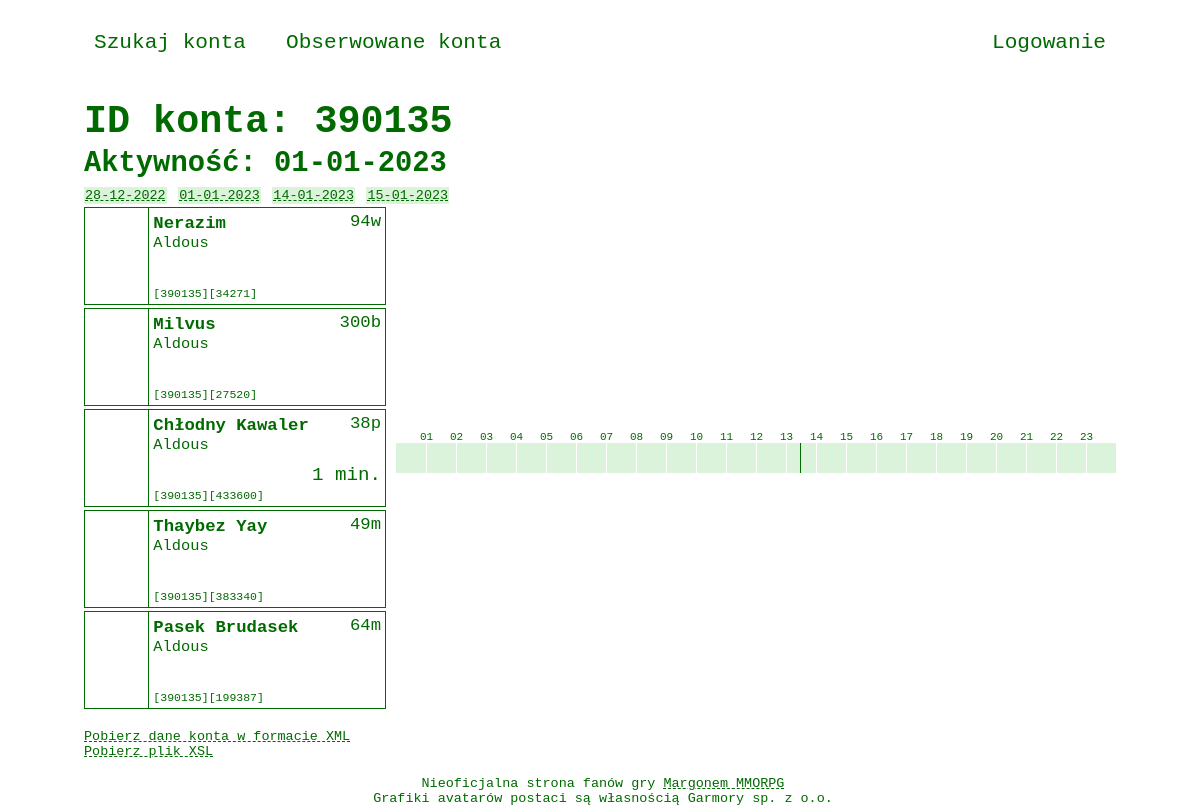
Screenshot of /stats/390135/2023-01-01 with the database file from the repository.
### stats/models.py (models this page shows, shortened)
class Account(models.Model):
    aid = models.IntegerField(primary_key=True)

class Character(models.Model):
    class Profession(models.TextChoices):
        WARRIOR = 'w'
        MAGE = 'm'
        HUNTER = 'h'
        TRACKER = 't'
        PALADIN = 'p'
        BLADE_DANCER = 'b'
    account = models.ForeignKey(Account, on_delete=models.CASCADE)
    cid = models.IntegerField()
    world = models.CharField(max_length=10)
    nick = models.CharField(max_length=40, blank=True)
    lvl = models.SmallIntegerField(blank=True, null=True)
    prof = models.CharField(max_length=1, choices=Profession.choices, default=Profession.WARRIOR)
    avatar_url = models.CharField(max_length=200, blank=True)
    @property
    def nick_or_null(self) -> str:
        return "????" if len(self.nick) == 0 else self.nick
    @property
    def lvl_prof_or_null(self) -> str:
        return "??" if self.lvl is None else f"{self.lvl}{self.prof}"

class Activity(models.Model):
    character = models.ForeignKey(Character, on_delete=models.CASCADE)
    date = models.DateField(auto_now_add=True)
    activity = models.BinaryField(max_length=180, default=activity_default)  # 60 * 24 / 8
    @property
    def total_minutes(self) -> int:
        return self.__bits_unpacked.sum()
    @property
    def activity_time(self) -> str:
        total_minutes = self.total_minutes
        hours = int(total_minutes // 60)
        minutes = int(total_minutes % 60)
        str_ = f"{minutes} min."
        if hours > 0:
            str_ = f"{hours} godz. " + str_
        return str_
    @property
    def activity_plot(self):
        plot_width = 720
        bits = self.__bits_unpacked
        start_end_list = self.__get_start_end_list(bits)
        div_list = []
        for i in range(60, 1440, 60):
            left = round(i * plot_width / 1440, 4) + 10
            div_line = f"""<div class="activity-plot-hour-line" style="left: {left}px;"></div>"""
            div_list.append(div_line)
            hour = f"{i // 60:02d}"
            div_hour = f"""<div class="activity-plot-hour" style="left: {left - 6}px;">{hour}</div>"""
            div_list.append(div_hour)
        for (start, end) in start_end_list:
            left = round(start * plot_width / 1440, 4) + 10
            width = round((end - start) * plot_width / 1440, 4)
            div = f"""<div class="activity-plot-line" style="left: {left}px; width: {width}px;"></div>"""
            div_list.append(div)
        return "\n".join(div_list)
    @property
    def __bits_unpacked(self) -> np.ndarray:
        return np.unpackbits(np.asarray(bytearray(self.activity)))
    @staticmethod
    def __get_start_end_list(bits: np.ndarray) -> List[Tuple[int, int]]:
        start_end_list = []
        start = None
        for i in range(0, len(bits)):
            if bits[i] == 1 and start is None:
                start = i
            if bits[i] == 0 and start is not None:
                start_end_list.append((start, i))
                start = None
        if start is not None:
            start_end_list.append((start, len(bits)))
        return start_end_list

### stats/views.py (the view, shortened to what this page needs)
# urls.py: path('<int:aid>/<date:activity_date>', views.DetailView.as_view(), name='detail'),
class DetailView(View):
    http_method_names = ['get']
    def get(self, request, aid: int, activity_date: date):
        try:
            account = Account.objects.get(pk=aid)
        except Account.DoesNotExist:
            request.session['account_not_exists'] = {'aid': aid, 'activity_date': activity_date.strftime("%Y-%m-%d")}
            return redirect('stats:index')
        unauthenticated_follow_attempt = self.handle_follow(request, account)
        real_activity_date, character_activity_list = self.get_activity(request, account, activity_date)
        all_activity_dates = self.get_all_activity_dates(account)
        context = {
            'account': account,
            'unauthenticated_follow_attempt': unauthenticated_follow_attempt,
            'character_activity_list': character_activity_list,
            'activity_date': activity_date,
            'real_activity_date': real_activity_date,
            'all_activity_dates': all_activity_dates
        }
        return render(request, 'stats/detail.html', context)
    @staticmethod
    def handle_follow(request, account: Account):
        unauthenticated_follow_attempt = False
        if request.session.get('follow', False):
            request.session.pop('follow', None)
            if request.user.is_authenticated:
                Following.objects.get_or_create(user=request.user, account=account)
            else:
                unauthenticated_follow_attempt = True
        return unauthenticated_follow_attempt
    @classmethod
    def get_activity(cls, request, account: Account, activity_date: date):
        characters = Character.objects.filter(account=account)
        activity_query_set, real_activity_date = cls.get_activity_query_set(request, account, activity_date)
        character_activity_list = cls.get_character_activity_list(characters, activity_query_set)
        return real_activity_date, character_activity_list
    @staticmethod
    def get_activity_query_set(request, account: Account, activity_date: date):
        activity_query_set = Activity.objects.filter(character__account=account, date=activity_date)
        real_activity_date = activity_date
        return activity_query_set, real_activity_date
    @staticmethod
    def get_character_activity_list(characters: QuerySet[Character], activity_query_set: QuerySet[Activity]):
        character_activity_list = []
        for character in characters:
            try:
                activity = activity_query_set.get(character=character)
            except Activity.DoesNotExist:
                activity = None
            character_activity_list.append((character, activity))
        return character_activity_list
    @staticmethod
    def get_all_activity_dates(account: Account):
        return (
            Activity.objects.filter(character__account=account)
            .values_list('date', flat=True)
            .distinct()
            .order_by('date')
        )

### stats/converters.py (called while the page is built)
    def to_python(self, value) -> date:
        return datetime.strptime(value, self.format).date()

    def to_url(self, value) -> str:
        return value.strftime(self.format)

### stats/templates/stats/detail.html (shortened to what this page needs)
{% extends "stats/base.html" %}
{% block content %}
    {% load static %}
    <link rel="stylesheet" href="{% static 'stats/css/detail.css' %}">
    <h1>ID konta: {{ account.aid }}</h1>
    <h2>Aktywność: {{ real_activity_date|date:"d-m-Y" }}</h2>
    <div id="all-activity-dates">
        {% for aad in all_activity_dates %}
            <a href="{% url 'stats:detail' account.aid aad %}">{{ aad|date:"d-m-Y" }}</a>
        {% endfor %}
    </div>
    {% include "stats/char_box_and_plot.html" with character_activity_list=character_activity_list only %}
    <div id="export">
        <a href="{% url 'stats:export' account.aid %}" download>Pobierz dane konta w formacie XML</a>
        <br>
        <a href="{% static 'stats/xml/meno-stats.xsl' %}" download>Pobierz plik XSL</a>
    </div>
{% endblock %}

### stats/templates/stats/char_box_and_plot.html (shortened to what this page needs)
{% load static %}
<link rel="stylesheet" href="{% static 'stats/css/char_box_and_plot.css' %}">
{% for character, activity in character_activity_list %}
    <div class="char-box-and-plot">
        <div class="char-box">
            <div class="char-box-img"
                 style="background-image:
                         {% if character.avatar_url %}
                             url('https://micc.garmory-cdn.cloud/obrazki/postacie{{ character.avatar_url }}'); background-size: 256px 384px;
                         {% else %}
                             url('https://unia.margonem.pl/img/def-npc.gif'); background-size: 64px 96px;
                         {% endif %}">
            </div>
            <div class="char-box-info">
                <span class="char-box-nick">{{ character.nick_or_null }}</span>
                <span class="char-box-lvl-prof">{{ character.lvl_prof_or_null }}</span>
                <div class="char-box-world">{{ character.world }}</div>
                <div class="char-box-aid">[{{ character.account_id }}][{{ character.cid }}]</div>
                {% if activity %}
                    <div class="char-box-activity-time">
                        {{ activity.activity_time }}
                    </div>
                {% endif %}
            </div>
        </div>
        {% if activity %}
            <div class="activity-plot">
                {{ activity.activity_plot|safe }}
            </div>
        {% endif %}
    </div>
{% endfor %}

### stats/static/stats/css/base.css (style rules this page uses)
body { background-color: #ffffff; width: 1032px; margin: auto; padding: 0; font-family: Andale Mono, monospace; font-size: 1.2em; font-stretch: semi-expanded; color: #006900; }
div, h1, h2, h3, h4, a, label, footer, nav { user-select: none; }
a { color: inherit; text-decoration: underline dashed #006900 1px; }
a:link { color: inherit; }

### stats/static/stats/css/detail.css (style rules this page uses)
h1, h2 { margin: 3px 0 3px 0; }
#all-activity-dates { margin-bottom: 2px; }
#all-activity-dates > a { background-color: #daf3da; padding: 1px; font-size: 0.7em; }
#export { font-size: 0.7em; margin: 20px 0 50px 0; }

### stats/static/stats/css/char_box_and_plot.css (style rules this page uses)
.char-box-and-plot { height: 98px; width: 1032px; display: flex; margin-bottom: 3px; }
.char-box { height: 96px; width: 300px; border: 1px solid #006900; display: flex; position: relative; }
.char-box-img { width: 64px; height: 96px; border-right: 1px solid #006900; image-rendering: pixelated; }
.char-box-info { padding: 4px; width: 230px; }
.char-box-nick { font-weight: bold; font-size: 0.9em; }
.char-box-lvl-prof { float: right; font-size: 0.9em; }
.char-box-world { font-size: 0.8em; text-transform: capitalize; }
.char-box-aid { font-size: 0.6em; position: absolute; bottom: 4px; user-select: text; }
.char-box-activity-time { position: absolute; bottom: 20px; right: 4px; }
.activity-plot { width: 730px; height: 98px; position: relative; }
.activity-plot-hour { height: 10px; position: absolute; top: 22px; background-color: white; color: #006900; font-size: 11px; text-align: center; }

### rows the page displays
Account: aid "390135"
Character: nick_or_null "Nerazim", lvl_prof_or_null "94w", world "Aldous", account_id "390135", cid "34271"
Character: nick_or_null "Milvus", lvl_prof_or_null "300b", world "Aldous", account_id "390135", cid "27520"
Character: nick_or_null "Chłodny Kawaler", lvl_prof_or_null "38p", world "Aldous", account_id "390135", cid "433600", activity_time "1 min.", activity_plot "01 02 03 04 05 06 07 08 09 10 11 12 13 14 15 16 17 18 19 20 21 22 23"
Character: nick_or_null "Thaybez Yay", lvl_prof_or_null "49m", world "Aldous", account_id "390135", cid "383340"
Character: nick_or_null "Pasek Brudasek", lvl_prof_or_null "64m", world "Aldous", account_id "390135", cid "199387"

### other values shown
{{ real_activity_date|date:"d-m-Y" }} "01-01-2023"
{{ aad|date:"d-m-Y" }} "28-12-2022" "01-01-2023" "14-01-2023" "15-01-2023"
